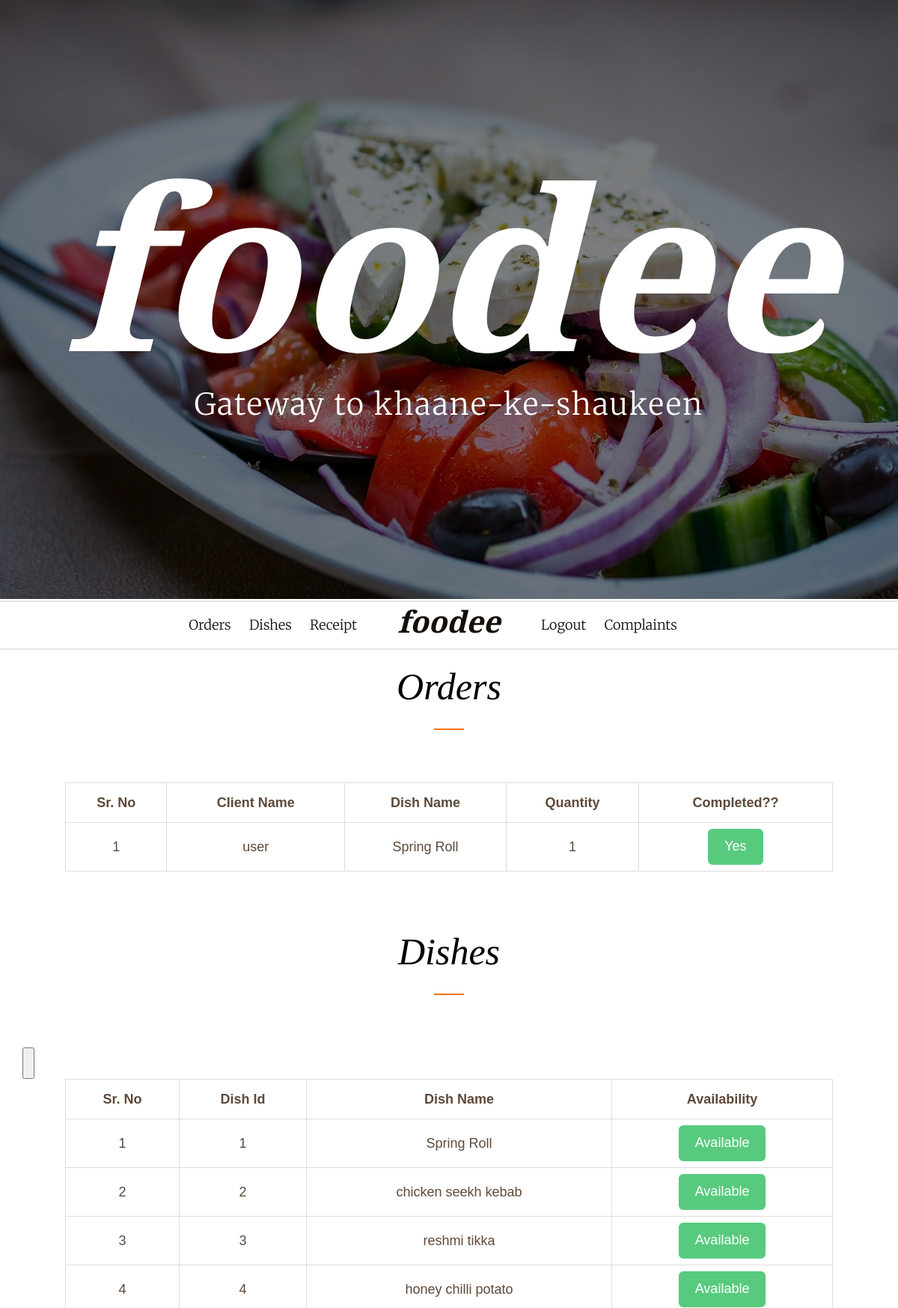
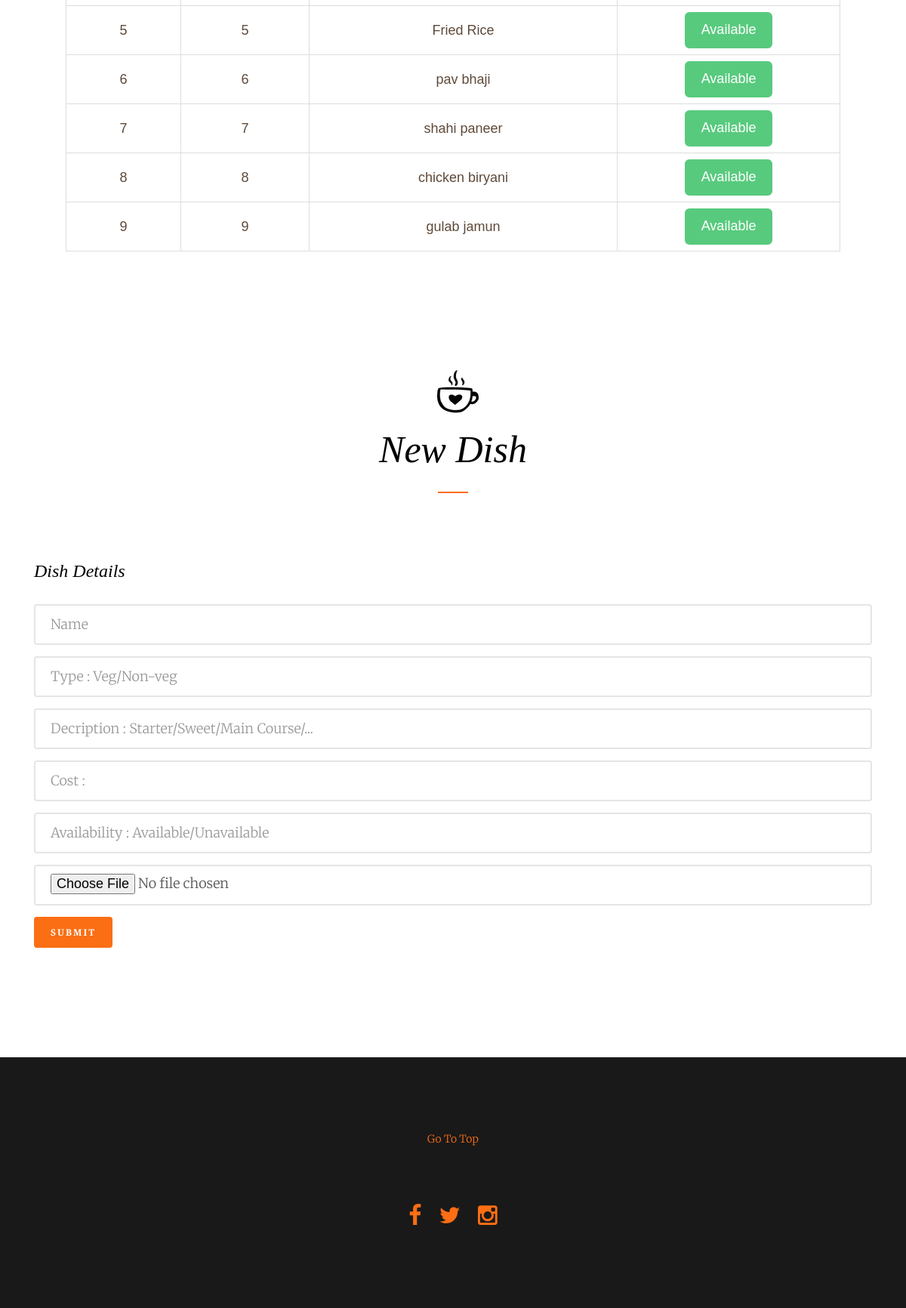
Page /admin/index.php (signed in) on the committed database (2 pictures, top to bottom).
### tables this page shows
CREATE TABLE `orders` (
  `order_id` int(11) NOT NULL,
  `uname` varchar(10) NOT NULL,
  `dish_id` int(11) NOT NULL,
  `quantity` int(11) NOT NULL,
  `completion_status` tinyint(1) NOT NULL DEFAULT '0',
  `order_time` timestamp NOT NULL DEFAULT CURRENT_TIMESTAMP ON UPDATE CURRENT_TIMESTAMP,
  `delivery_status` tinyint(1) NOT NULL DEFAULT '0',
  `completion_time` timestamp NULL DEFAULT NULL,
  `delivery_time` timestamp NULL DEFAULT NULL,
  `payment` tinyint(1) DEFAULT '0'
);

CREATE TABLE `dish` (
  `dish_id` int(11) NOT NULL,
  `name` varchar(20) NOT NULL,
  `desc` varchar(50) DEFAULT NULL,
  `price` int(11) NOT NULL,
  `type` varchar(20) DEFAULT NULL,
  `likes` int(11) DEFAULT NULL,
  `image` text,
  `review` varchar(100) DEFAULT NULL,
  `availability` tinyint(1) NOT NULL DEFAULT '1'
);

### admin/dishes.php (the view, shortened to what this page needs)
<?php
if ( isset($_SESSION['name']) ) {
  $sql4 = "SELECT * from dish";
  $res4 = mysqli_query($con,$sql4);
  if ( mysqli_num_rows($res4) > 0 ) {
?>
<div id="fh5co-order" data-section="dishes">
  <div class="container">
    <div class="row text-center fh5co-heading row-padded">
      <div class="col-md-8 col-md-offset-2 to-animate">
        <h2 class="heading">Dishes</h2>
      </div>
    </div>
  <table>
    <thead>
      <tr>
        <th>Sr. No</th>
        <th>Dish Id</th>
        <th>Dish Name</th>
        <th>Availability</th>
      </tr>
    </thead>
    <tbody>
<?php
$i = 1;
while ( $row = mysqli_fetch_array($res4) ) {
?>
      <tr>
        <form action="../dbcontroller.php" method="POST">
          <td><?= $i ?></td>
          <td><?= $row['dish_id'] ?>
            <input type="hidden" name="dish_id" value="<?= $row['dish_id'] ?>" /></td>
          <td><?= $row['name'] ?></td>
          <?php
            if ( $row['availability'] == 1 ) {
              ?>
              <td><input type="submit" name="changeAvailability" class="btn-lg btn-success" value="Available" />
              <?php
            }
            else {
          ?>
            <td><input type="submit" name="changeAvailability" class="btn-lg btn-danger" value="Unavailable" />
            <input type="hidden" name="availability" value="<?= $row['availability'] ?>" />
          <?php
          }
          ?>
          </td>
        </form>
      </tr>
<?php
$i++;
}
?>
      <tr>
        <input type="button" name="">
      </tr>
    </tbody>
  </table>
  </div>
</div>
<?php
  }
}
?>
<div id="fh5co-contact" data-section="registration" >
  <div class="container">
    <form action="" method="POST">
      <div class="row text-center fh5co-heading row-padded">
        <div class="col-md-8 col-md-offset-2">
          <h2 class="heading to-animate">New Dish</h2>
        </div>
      </div>
        <div class="col-md-12 to-animate-2">
          <h3>Dish Details</h3>
          <div class="form-group ">
            <input id="name" name="name" class="form-control" placeholder="Name" type="text">
          </div>
          <div class="form-group ">
            <input id="uname" name="type" class="form-control" placeholder="Type : Veg/Non-veg" type="text">
          </div>
          <div class="form-group ">
            <input id="desc" name="desc" class="form-control" placeholder="Decription : Starter/Sweet/Main Course/..." type="text">
          </div>
          <div class="form-group ">
            <input id="price" name="price" class="form-control" placeholder="Cost : " type="text">
          </div>
          <div class="form-group ">
            <input id="avail" name="avail" class="form-control" placeholder="Availability : Available/Unavailable" type="text">
          </div>
                <div class="form-group ">
            <input type="file" autocomplete="off" name="image" id="image"  class="form-control" placeholder="Select image file"/>
          </div>
          <div class="form-group ">
            <input class="btn btn-primary" name="addDish" value="submit" type="submit">
          </div>
        </div>
      </div>
  </div>
</div>

### admin/orders.php (shortened to what this page needs)
<?php
if ( isset($_SESSION['name']) ) {
  $sql4 = "SELECT * from orders where completion_status=0 and payment=1";
  $res4 = mysqli_query($con,$sql4);
  if ( mysqli_num_rows($res4) > 0 ) {
?>
<div id="fh5co-order" data-section="order">
  <div class="container">
    <div class="row text-center fh5co-heading row-padded">
      <div class="col-md-8 col-md-offset-2 to-animate">
        <h2 class="heading">Orders</h2>
      </div>
    </div>
  <table>
    <thead>
      <tr>
        <th>Sr. No</th>
        <th>Client Name</th>
        <th>Dish Name</th>
        <th>Quantity</th>
        <th>Completed??</th>
      </tr>
    </thead>
    <tbody>
<?php
$sql = "SELECT d.dish_id,d.name,o.uname,o.quantity from dish as d join orders as o where d.dish_id=o.dish_id and o.completion_status=0 and o.payment=1";
$res = mysqli_query($con, $sql);
$i = 1;
while ( $row = mysqli_fetch_array($res) ) {
?>
      <tr>
        <form action="../dbcontroller.php" method="POST">
          <td><?= $i ?></td>
          <td><?= $row['uname'] ?>
            <input type="hidden" name="uname" value="<?= $row['uname'] ?>" /></td>
          <td><?= $row['name'] ?></td>
          <td><?= $row['quantity'] ?>
            <input type="hidden" name="dish_id" value="<?= $row['dish_id'] ?>" /></td>
          <td><input type="submit" name="orderCompleted" class="btn-lg btn-success" value="Yes" />
          </td>
        </form>
      </tr>
<?php
$i++;
}
?>
    </tbody>
  </table>
  </div>
</div>
<?php
  }
}
?>

### css/style.css (style rules this page uses)
body { font-family: "Merriweather", serif; font-size: 18px; font-weight: 300; line-height: 2; color: #5e493a; }
h1, h2, h3, h4, h5, h6 { font-family: "Playfair Display", serif; color: #000; }
.btn { margin-right: 4px; margin-bottom: 4px; font-family: "Playfair Display", serif; font-size: 12px; letter-spacing: 2px; text-transform: uppercase; font-weight: 700; -webkit-border-radius: 4px; -moz-border-radius: 4px; -ms-border-radius: 4px; border-radius: 4px; -webkit-transition: 0.5s; -o-transition: 0.5s; transition: 0.5s; }
.btn-primary { background: #fb6e14; color: #fff; border: 2px solid #fb6e14; }
.btn-success { background: #58ca7e; color: #fff; border: 2px solid #58ca7e; }
.form-control { box-shadow: none; background: transparent; border: 2px solid rgba(0, 0, 0, 0.1); height: 54px; font-size: 18px; font-weight: 300; }
.fh5co-heading .heading { font-size: 50px; font-style: italic; position: relative; padding-bottom: 30px; margin-bottom: 30px; }
.fh5co-heading .heading:after { content: ""; position: absolute; bottom: 0; width: 40px; height: 2px; left: 50%; background: #fb6e14; margin-left: -20px; }
#fh5co-contact { padding: 7em 0; }
#fh5co-contact h3 { margin-bottom: 30px; font-style: italic; }
#fh5co-contact .fh5co-heading .heading { position: relative; padding-top: 30px !important; }
#fh5co-contact .fh5co-heading .heading:before, #fh5co-contact .fh5co-heading .heading::before { height: 61px; width: 61px; position: absolute; content: ""; background: url(../images/0203-coffee-love.png) no-repeat; top: 0; left: 50%; margin-top: -50px; margin-left: -24px; }
.row-padded { padding-bottom: 40px; }
table { font-family: arial, sans-serif; border-collapse: collapse; width: 90%; margin-left: 5%; margin-right: 5%; margin-bottom: 60px; }
td, th { border: 1px solid #dddddd; text-align: center; padding: 8px; }
tr:nth-child(even) { background-clipcolor: #dddddd; }

### rows in the picture
orders: uname "user", dish.name "Spring Roll", quantity "1"
dish: dish_id "1", name "Spring Roll"
dish: dish_id "2", name "chicken seekh kebab"
dish: dish_id "3", name "reshmi tikka"
dish: dish_id "4", name "honey chilli potato"
dish: dish_id "5", name "Fried Rice"
dish: dish_id "6", name "pav bhaji"
dish: dish_id "7", name "shahi paneer"
dish: dish_id "8", name "chicken biryani"
dish: dish_id "9", name "gulab jamun"
